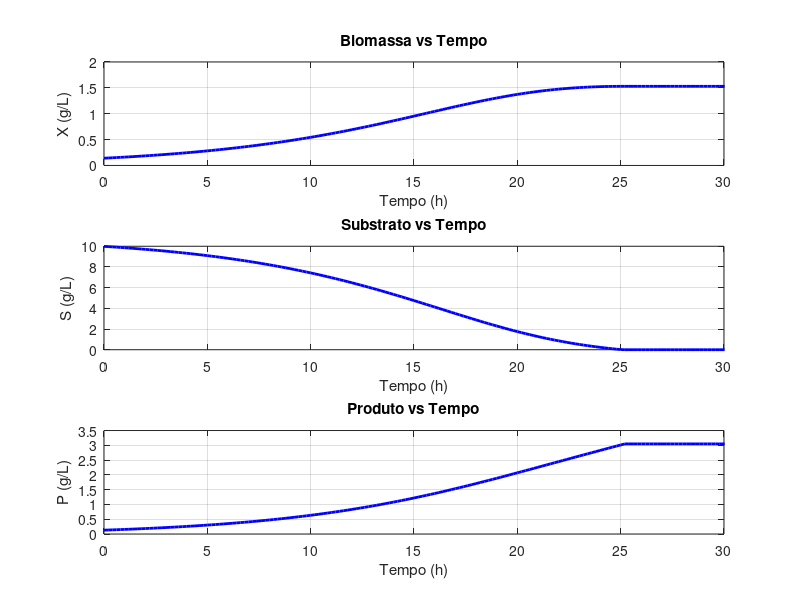
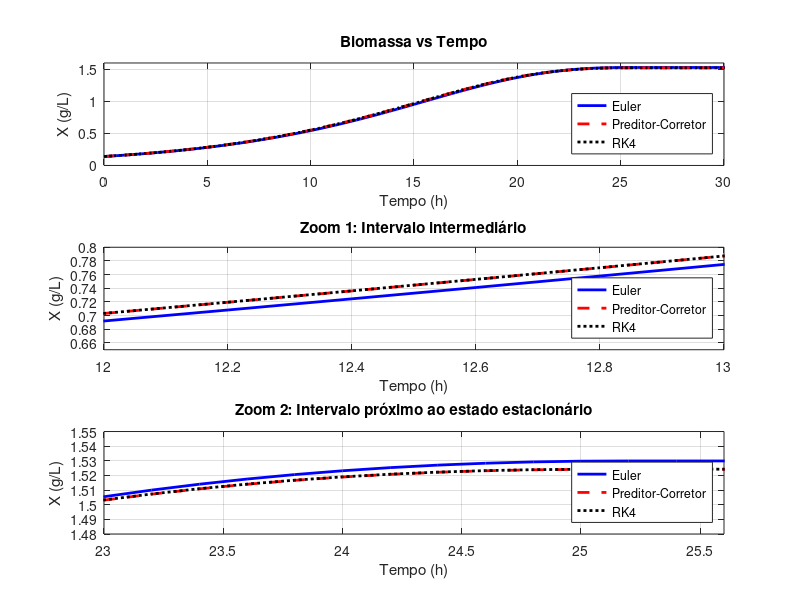
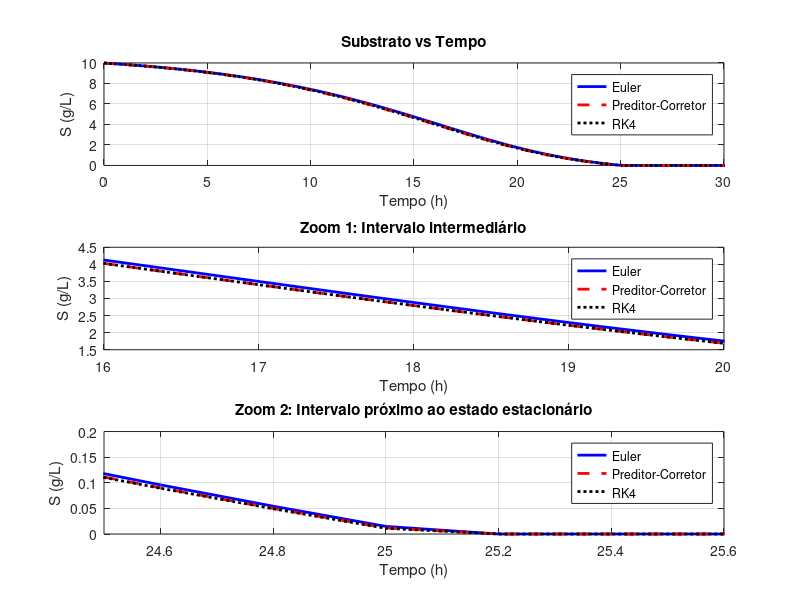
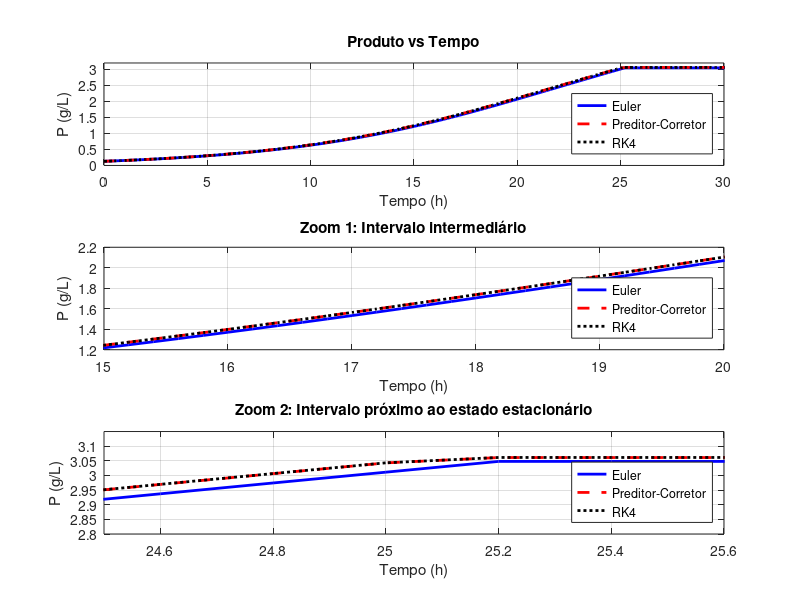

These figures' MATLAB source, in order:
clc; clear all; close all;
% ======================= Projeto 4 ======================== %
% Alunos:
  % Guilherme Henrique da Silva Baltazar - RA: 298888
  % Leonardo Aparecido Ferreira Souza - RA: 268932
% ========================================================== %

% ======================= Objetivo ========================= %
% Resolver o sistema de EDOs pelos métodos de Euler (E), Preditor-Corretor (PC) e Runge-Kutta de 4ª Ordem (RK4)
% ========================================================== %

% ======================== Início ========================== %
% Parâmetros:
tol = 1e-6;               % Tolerância
max_iter = 10000;         % Máximo de iterações para os métodos
h = 0.2;                  % Passo (h)

% Condições inicias:
X0 = 0.14; S0 = 9.99; P0 = 0.13;    % g/L
v0 = [X0; S0; P0];                  % Vetor de condição inicial
% ========================================================== %

% ======================== Modelo ========================== %
function dvdt = bioprocesso(t, v)
  % Dados iniciais para o modelo:
  um = 0.325;             % h-1
  Ks = 10.53; Ki = 105;   % g/L
  Y = 0.183;              % g/g de glicose
  m = 0.12; k2 = 0.12;    % g/g.h
  k1 = 0.36;              % g/g

  % Condições iniciais:
  X = v(1); S = v(2); P = v(3);     % g/L

  % Restrições:
  S = max(S, 0);          % A quantidade de substrato final não pode ser menor que zero (S_final => 0)
  X = max(X, 0);          % A quantidade de biomassa final não pode ser menor que zero (X_final => 0)

  % EDOs:
    % Avalia o cescimento para valores maiores ou iguais a zero de substrato e biomassa:
  if S > 0 && X > 0
    mi = um * (S/(S+Ks)) * (Ki/(Ki+S));   % Taxa de crescimento específico (mi)
  else
    mi = 0;                               % Crescimento nulo caso não tenha substrato ou biomassa (mi=0 se X<=0 e S<=0)
  endif

    % Avalia o consumo e produção para valores maiores ou iguais a zero de substrato e biomassa:
  if S > 0 && X > 0
    dxdt = X * mi;                        % Crescimento de Biomassa (X)
    dsdt = -X * ((1/Y)*mi + m);           % Consumo de Substrato (S)
    dpdt = X * (k1*mi + k2);              % Síntese de Produto (P)

    % Caso os valores de substrato ou biomassa cheguem a zero (estado estacionário):
  else
    dxdt = 0; dsdt = 0; dpdt = 0;
  endif

  % Retornando a solução do modelo:
  dvdt = [dxdt; dsdt; dpdt];
endfunction
% ========================================================== %

% ========================= Euler ========================== %
function [t, v, n_iter] = mEuler(dvdt, v0, h, tol, max_iter)
  % Condições iniciais:
  v(:,1) = v0; t(1) = 0;

  % Método de Euler:
  for i = 1:max_iter
    v_euler = v(:,i) + h * dvdt(t(i), v(:,i));

    % Calculando os próximos valores:
    v_euler = max(v_euler, 0);                % Aplica as restrições
    v(:,i+1) = v_euler; t(i+1) = t(i) + h;

    % Avalia a convergência:
    if i > 1
      erro = norm(v_euler - v(:,i))/norm(v(:,i));
      if erro < tol
        v = v(:,1:i+1); t = t(1:i+1); n_iter = i;
        return;
      endif
    endif
  endfor

  % Aviso caso o número máximo de iterações tenha sido atinjido:
  if n_iter == max_iter
    fprintf('Atingiu o máximo de iterações no método de Euler');
  endif
endfunction
% ========================================================== %

% =================== Preditor-Corretor ==================== %
function [t, v, n_iter] = mPC(dvdt, v0, h, tol, max_iter)
  % Condições iniciais:
  v(:,1) = v0; t(1) = 0;

  % Método Preditor-Corretor:
  for i = 1:max_iter
    % Cálculo do preditor:
    v_pred = v(:,i)+h * dvdt(t(i),v(:,i));

    % Cálculo do corretor:
    v_corretor = v(:,i)+(h/2) * (dvdt(t(i),v(:,i))+dvdt(t(i)+h,v_pred));

    % Calculando os próximos valores:
    v_corretor = max(v_corretor, 0);          % Aplica as restrições
    v(:,i+1) = v_corretor; t(i+1) = t(i) + h;

    % Avalia a convergência:
    if i > 1
      erro = norm(v_corretor - v(:,i))/norm(v(:,i));
      if erro < tol
        v = v(:,1:i+1); t = t(1:i+1); n_iter = i;
        return;
      endif
    endif
  endfor

  % Aviso caso o número máximo de iterações tenha sido atinjido:
  if n_iter == max_iter
    fprintf('Atingiu o máximo de iterações no método do Preditor-Corretor');
  endif
endfunction
% ========================================================== %

% ================= Runge-Kutta 4ª Ordem =================== %
function [t, v, n_iter] = mRK4(dvdt, v0, h, tol, max_iter)
  % Condições iniciais:
  v(:,1) = v0; t(1) = 0;

  % Método RK4:
  for i = 1:max_iter
    % Calculando as inclinações:
    k1 = dvdt(t(i), v(:,i));
    k2 = dvdt(t(i)+(h/2), v(:,i)+(h/2)*k1);
    k3 = dvdt(t(i)+(h/2), v(:,i)+(h/2)*k2);
    k4 = dvdt(t(i)+h, v(:,i)+h*k3);

    % Calculando a previsão final no fim do intervalo:
    v_rk = v(:,i) + (h/6) * (k1+(2*k2)+(2*k3)+k4);

    % Calculando os próximos valores:
    v_rk = max(v_rk, 0);                      % Aplica as restrições
    v(:,i+1) = v_rk; t(i+1) = t(i) + h;

    % Avalia a convergência:
    if i > 1
      erro = norm(v_rk - v(:,i))/norm(v(:,i));
      if erro < tol
        v = v(:,1:i+1); t = t(1:i+1); n_iter = i;
        return;
      endif
    endif
  endfor

  % Aviso caso o número máximo de iterações tenha sido atinjido:
  if n_iter == max_iter
    fprintf('Atingiu o máximo de iterações no método de RK4');
  endif
endfunction
% ========================================================== %

% ================== Respota do sistema ==================== %
fprintf('--- Análise das respostas do sistema ---\n');

% Definindo as variáveis resposta calculadas pelo método:
  % O uso do '@' faz com que a função 'bioprocesso' seja utilizada como 'âncora' para rodar os parâmetros em cada função de método
[t_e, v_e, ni_e] = mEuler(@bioprocesso, v0, h, tol, max_iter);
[t_pc, v_pc, ni_pc] = mPC(@bioprocesso, v0, h, tol, max_iter);
[t_rk, v_rk, ni_rk] = mRK4(@bioprocesso, v0, h, tol, max_iter);

% Método de Euler:
fprintf('--> Método de Euler:\n');
fprintf('- Tempo final: %.2f h\n', t_e(end));           % Mostra o tempo final (quando atinge o estado estacionário)
fprintf('- Número de iterações: %d\n', ni_e);           % Mostra o número total de iterações feitas pelo método
fprintf('- Concentrações finais:\n');
fprintf('  ¬Biomassa (X): %.6f g/L\n', v_e(1,end));     % Mostra a concentração final em estado estacionário de biomassa (X) no sistema
fprintf('  ¬Substrato (S): %.6f g/L\n', v_e(2,end));    % Mostra a concentração final em estado estacionário de substrato (S) no sistema
fprintf('  ¬Produto (P): %.6f g/L\n\n', v_e(3,end));    % Mostra a concentração final em estado estacionário de produto (P) no sistema

% Método do Preditor-Corretor:
fprintf('--> Método Preditor-Corretor:\n');
fprintf('- Tempo final: %.2f h\n', t_pc(end));
fprintf('- Número de iterações: %d\n', ni_pc);
fprintf('- Concentrações finais:\n');
fprintf('  ¬Biomassa (X): %.6f g/L\n', v_pc(1,end));
fprintf('  ¬Substrato (S): %.6f g/L\n', v_pc(2,end));
fprintf('  ¬Produto (P): %.6f g/L\n\n', v_pc(3,end));

% Método de Runge-Kutta de 4ª Ordem:
fprintf('--> Método Runge-Kutta 4ª Ordem:\n');
fprintf('- Tempo final: %.2f h\n', t_rk(end));
fprintf('- Número de iterações: %d\n', ni_rk);
fprintf('- Concentrações finais:\n');
fprintf('  ¬Biomassa (X): %.6f g/L\n', v_rk(1,end));
fprintf('  ¬Substrato (S): %.6f g/L\n', v_rk(2,end));
fprintf('  ¬Produto (P): %.6f g/L\n', v_rk(3,end));
% ========================================================== %

% =================== Erros relativos ====================== %
fprintf('\n--- Análise de erro relativo entre os métodos ---\n');
fprintf('(OBS: Não foi analisado o erro relativo de substrato (S) pois todos atingem o resultado final de 0 g/L)\n');

% Erro relativo entre o método de Euler e o método do Preditor-Corretor:
erro_relatX_EPC = abs((v_pc(1,end) - v_e(1,end))/v_pc(1,end));
erro_relatP_EPC = abs((v_pc(3,end) - v_e(3,end))/v_pc(3,end));

fprintf('\n--> Erro relativo entre o método de Euler e o método do Preditor-Corretor:\n');
fprintf('- Biomassa (X): %.6f%%\n', erro_relatX_EPC*100);
fprintf('- Produto (P): %.6f%%\n', erro_relatP_EPC*100);

% Erro relativo entre o método de Euler e o método de Runge-Kutta 4ª Ordem:
erro_relatX_ERK = abs((v_rk(1,end) - v_e(1,end))/v_rk(1,end));
erro_relatP_ERK = abs((v_rk(3,end) - v_e(3,end))/v_rk(3,end));

fprintf('\n--> Erro relativo entre o método de Euler e o método de RK4:\n');
fprintf('- Biomassa (X): %.6f%%\n', erro_relatX_ERK*100);
fprintf('- Produto (P): %.6f%%\n', erro_relatP_ERK*100);

% Erro relativo entre o método do Preditor-Corretor e o método de Runge-Kutta 4ª Ordem:
erro_relatX_PCRK = abs((v_rk(1,end) - v_pc(1,end))/v_rk(1,end));
erro_relatP_PCRK = abs((v_rk(3,end) - v_pc(3,end))/v_rk(3,end));

fprintf('\n--> Erro relativo entre o método do Preditor-Corretor e o método de RK4:\n');
fprintf('- Biomassa (X): %.6f%%\n', erro_relatX_PCRK*100);
fprintf('- Produto (P): %.6f%%\n', erro_relatP_PCRK*100);
% ========================================================== %

% ================== Ajuste dos gráficos =================== %
% Para melhor visualização do estado estacionário no gráfico, foi adicionado +5 horas no tempo final:
  % (tempo final = tempo onde se atingiu o estado estacionário)
t_extra = 5;                                    % Estende o tempo em 5 h
t_plot_euler = t_e(1):h:t_e(end)+t_extra;       % Usando o tempo final do método de Euler
t_plot_pc = t_pc(1):h:t_pc(end)+t_extra;        % Usando o tempo final do método do Preditor-Corretor
t_plot_rk = t_rk(1):h:t_rk(end)+t_extra;        % Usando o tempo final do método de RK4

% Repetindo os últimos valores para prolongar o estado estacionário:
v_e_plot = [v_e, repmat(v_e(:,end), 1, length(t_plot_euler)-length(t_e))];
v_pc_plot = [v_pc, repmat(v_pc(:,end), 1, length(t_plot_pc)-length(t_pc))];
v_rk_plot = [v_rk, repmat(v_rk(:,end), 1, length(t_plot_rk)-length(t_rk))];
% ========================================================== %

% ========= Gráfico 1: Método de Euler (Questão 1) ========= %
figure(1);

% Subplot 1 - Biomassa por tempo:
subplot(3,1,1);
plot(t_plot_euler, v_e_plot(1,:), 'b-', 'LineWidth', 2);
ylabel('X (g/L)');
xlabel('Tempo (h)');
title('Biomassa vs Tempo');
xlim([0 30]);                                                 % Limita os valores do eixo X
grid on;

% Subplot 2 - Substrato por tempo:
subplot(3,1,2);
plot(t_plot_euler, v_e_plot(2,:), 'b-', 'LineWidth', 2);
ylabel('S (g/L)');
xlabel('Tempo (h)');
title('Substrato vs Tempo');
xlim([0 30]);
grid on;

% Subplot 3 - Produto por tempo:
subplot(3,1,3);
plot(t_plot_euler, v_e_plot(3,:), 'b-', 'LineWidth', 2);
ylabel('P (g/L)');
xlabel('Tempo (h)');
title('Produto vs Tempo');
xlim([0 30]);
grid on;
% ========================================================== %

% ===== Gráfico 2: Comparação dos métodos (Questão 2) ====== %
% Plot 1 - Biomassa por tempo:
figure(2);

  % Subplot 1 - Completo:
subplot(3,1,1);
plot(t_plot_euler, v_e_plot(1,:), 'b-', 'LineWidth', 2);
hold on;
plot(t_plot_pc, v_pc_plot(1,:), 'r--', 'LineWidth', 2);
hold on;
plot(t_plot_rk, v_rk_plot(1,:), 'k:', 'LineWidth', 2);
hold on;
ylabel('X (g/L)');
xlabel('Tempo (h)');
title('Biomassa vs Tempo');
legend('Euler', 'Preditor-Corretor', 'RK4', 'Location', 'southeast');
ylim([0 1.6]); xlim([0 30]);                       % Limita os valores dos eixos
grid on;

  % Subplot 2 - Zoom 1 (meio da função):
subplot(3,1,2);
plot(t_plot_euler, v_e_plot(1,:), 'b-', 'LineWidth', 2);
hold on;
plot(t_plot_pc, v_pc_plot(1,:), 'r--', 'LineWidth', 2);
hold on;
plot(t_plot_rk, v_rk_plot(1,:), 'k:', 'LineWidth', 2);
hold on;
ylabel('X (g/L)');
xlabel('Tempo (h)');
title('Zoom 1: Intervalo intermediário');
legend('Euler', 'Preditor-Corretor', 'RK4', 'Location', 'southeast');
ylim([0.65 0.8]); xlim([12 13]);
grid on;

  % Subplot 3 - Zoom 2 (Perto do estado estacionário):
subplot(3,1,3);
plot(t_plot_euler, v_e_plot(1,:), 'b-', 'LineWidth', 2);
hold on;
plot(t_plot_pc, v_pc_plot(1,:), 'r--', 'LineWidth', 2);
hold on;
plot(t_plot_rk, v_rk_plot(1,:), 'k:', 'LineWidth', 2);
hold on;
ylabel('X (g/L)');
xlabel('Tempo (h)');
title('Zoom 2: Intervalo próximo ao estado estacionário');
legend('Euler', 'Preditor-Corretor', 'RK4', 'Location', 'southeast');
ylim([1.48 1.55]); xlim([23 25.6]);
grid on;

% Plot 2 - Substrato por tempo:
figure(3);

  % Subplot 1 - Completo:
subplot(3,1,1);
plot(t_plot_euler, v_e_plot(2,:), 'b-', 'LineWidth', 2);
hold on;
plot(t_plot_pc, v_pc_plot(2,:), 'r--', 'LineWidth', 2);
hold on;
plot(t_plot_rk, v_rk_plot(2,:), 'k:', 'LineWidth', 2);
hold on;
ylabel('S (g/L)');
xlabel('Tempo (h)');
title('Substrato vs Tempo');
legend('Euler', 'Preditor-Corretor', 'RK4');
xlim([0 30]);
grid on;

  % Subplot 2 - Zoom 1 (meio da função):
subplot(3,1,2);
plot(t_plot_euler, v_e_plot(2,:), 'b-', 'LineWidth', 2);
hold on;
plot(t_plot_pc, v_pc_plot(2,:), 'r--', 'LineWidth', 2);
hold on;
plot(t_plot_rk, v_rk_plot(2,:), 'k:', 'LineWidth', 2);
hold on;
ylabel('S (g/L)');
xlabel('Tempo (h)');
title('Zoom 1: Intervalo intermediário');
legend('Euler', 'Preditor-Corretor', 'RK4');
ylim([1.5 4.5]); xlim([16 20]);
grid on;

  % Subplot 3 - Zoom 2 (Perto do estado estacionário):
subplot(3,1,3);
plot(t_plot_euler, v_e_plot(2,:), 'b-', 'LineWidth', 2);
hold on;
plot(t_plot_pc, v_pc_plot(2,:), 'r--', 'LineWidth', 2);
hold on;
plot(t_plot_rk, v_rk_plot(2,:), 'k:', 'LineWidth', 2);
hold on;
ylabel('S (g/L)');
xlabel('Tempo (h)');
title('Zoom 2: Intervalo próximo ao estado estacionário');
legend('Euler', 'Preditor-Corretor', 'RK4');
ylim([0 0.2]); xlim([24.5 25.6]);
grid on;

% Plot 3 - Produto por tempo:
figure(4);

  % Subplot 1 - Completo:
subplot(3,1,1);
plot(t_plot_euler, v_e_plot(3,:), 'b-', 'LineWidth', 2);
hold on;
plot(t_plot_pc, v_pc_plot(3,:), 'r--', 'LineWidth', 2);
hold on;
plot(t_plot_rk, v_rk_plot(3,:), 'k:', 'LineWidth', 2);
hold on;
ylabel('P (g/L)');
xlabel('Tempo (h)');
title('Produto vs Tempo');
legend('Euler', 'Preditor-Corretor', 'RK4', 'Location', 'southeast');
ylim([0 3.2]); xlim([0 30]);
grid on;

  % Subplot 2 - Zoom 1 (meio da função):
subplot(3,1,2);
plot(t_plot_euler, v_e_plot(3,:), 'b-', 'LineWidth', 2);
hold on;
plot(t_plot_pc, v_pc_plot(3,:), 'r--', 'LineWidth', 2);
hold on;
plot(t_plot_rk, v_rk_plot(3,:), 'k:', 'LineWidth', 2);
hold on;
ylabel('P (g/L)');
xlabel('Tempo (h)');
title('Zoom 1: Intervalo intermediário');
legend('Euler', 'Preditor-Corretor', 'RK4', 'Location', 'southeast');
ylim([1.2 2.2]); xlim([15 20]);
grid on;

  % Subplot 3 - Zoom 2 (Perto do estado estacionário):
subplot(3,1,3);
plot(t_plot_euler, v_e_plot(3,:), 'b-', 'LineWidth', 2);
hold on;
plot(t_plot_pc, v_pc_plot(3,:), 'r--', 'LineWidth', 2);
hold on;
plot(t_plot_rk, v_rk_plot(3,:), 'k:', 'LineWidth', 2);
hold on;
ylabel('P (g/L)');
xlabel('Tempo (h)');
title('Zoom 2: Intervalo próximo ao estado estacionário');
legend('Euler', 'Preditor-Corretor', 'RK4', 'Location', 'southeast');
ylim([2.8 3.15]); xlim([24.5 25.6]);
grid on;
% ========================================================== %

% =========== Análise de sensibilidade: Ajustes ============ %
% Para as análises de sensibilidade, foi utilizado o método de RK4.
% Para melhor visualização do estado estacionário no gráfico, foi adicionado +5 horas no tempo final:
  % (tempo final = tempo onde se atingiu o estado estacionário)
t_extra = 5;              % (h)
% ========================================================== %

% == Sensibilidade: Variando o Substrato (S) (Questão 3a) == %
fprintf('\n--- Análise de Sensibilidade 1 - Variação do Substrato inicial (S0) ---\n')

% Definindo os valores de variação:
S0_var = [10, 20, 30];    % g/L
fprintf('(Intervalos analisados para S0: 10.0, 20.0 e 30.0 g/L)\n');

% Estrutura do gráfico e solução:
figure(5);

for i = 1:length(S0_var)
  % Condição inicial nova:
  v0_sens1 = [X0; S0_var(i); P0];

  % Resolvendo por RK4 com os valores novos:
  [t_sens1, v_sens1, ni_sens1] = mRK4(@bioprocesso, v0_sens1, h, tol, max_iter);

  % Adicionando o tempo extrar para melhor visualizar o estado estacionário:
  t_plot_sens1 = t_sens1(1):h:t_sens1(end)+t_extra;
  v_sens1_plot = [v_sens1, repmat(v_sens1(:,end), 1, length(t_plot_sens1)-length(t_sens1))];

  % Subplot 1 - Biomassa:
  subplot(3,1,1);
  plot(t_plot_sens1, v_sens1_plot(1,:), 'LineWidth', 2, 'DisplayName', sprintf('S0 = %.1f g/L', S0_var(i)));
  hold on;
  ylabel('X (g/L)');
  xlabel('Tempo (h)');
  title('Biomassa vs Tempo');
  legend('Location', 'northwest');
  xlim([0 30.2]);
  grid on;

  % Subplot 2 - Substrato:
  subplot(3,1,2);
  plot(t_plot_sens1, v_sens1_plot(2,:), 'LineWidth', 2, 'DisplayName', sprintf('S0 = %.1f g/L', S0_var(i)));
  hold on;
  ylabel('S (g/L)');
  xlabel('Tempo (h)');
  title('Substrato vs Tempo');
  legend();
  xlim([0 30.2]);
  grid on;

  % Subplot 3 - Produto:
  subplot(3,1,3);
  plot(t_plot_sens1, v_sens1_plot(3,:), 'LineWidth', 2, 'DisplayName', sprintf('S0 = %.1f g/L', S0_var(i)));
  hold on;
  ylabel('P (g/L)');
  xlabel('Tempo (h)');
  title('Produto vs Tempo');
  legend('Location', 'northwest');
  xlim([0 30.2]);
  grid on;

  % Apresentando os resultados finais para cada caso:
  fprintf('\n--> Aplicando S0 = %.1f g/L:\n', S0_var(i));
  fprintf('- Tempo final: %.2f h\n', t_sens1(end));
  fprintf('- Número de iterações: %d\n', ni_sens1);
  fprintf('- Concentrações finais:\n');
  fprintf('  ¬Biomassa (X): %.6f g/L\n', v_sens1(1,end));
  fprintf('  ¬Substrato (S): %.6f g/L\n', v_sens1(2,end));
  fprintf('  ¬Produto (P): %.6f g/L\n', v_sens1(3,end));
endfor
% ========================================================== %

% == Sensibilidade: Variando a Biomassa (X) (Questão 3b) === %
fprintf('\n--- Análise de Sensibilidade 2 - Variação da Biomassa inicial (X0) ---\n')

% Definindo os valores de variação:
X0_var = [0.15, 0.5, 1];   % g/L
fprintf('(Intervalos analisados para X0: 0.15, 0.50 e 1.00 g/L)\n');

% Estrutura do gráfico e solução:
figure(6);

for i = 1:length(X0_var)
  % Condição inicial nova:
  v0_sens2 = [X0_var(i); S0; P0];

  % Resolvendo por RK4 com os valores novos:
  [t_sens2, v_sens2, ni_sens2] = mRK4(@bioprocesso, v0_sens2, h, tol, max_iter);

  % Adicionando o tempo extrar para melhor visualizar o estado estacionário:
  t_plot_sens2 = t_sens2(1):h:t_sens2(end)+t_extra;
  v_sens2_plot = [v_sens2, repmat(v_sens2(:,end), 1, length(t_plot_sens2)-length(t_sens2))];

  % Subplot 1 - Biomassa:
  subplot(3,1,1);
  plot(t_plot_sens2, v_sens2_plot(1,:), 'LineWidth', 2, 'DisplayName', sprintf('X0 = %.2f g/L', X0_var(i)));
  hold on;
  ylabel('X (g/L)');
  xlabel('Tempo (h)');
  title('Biomassa vs Tempo');
  legend('Location', 'southeast');
  xlim([0 29]);
  grid on;

  % Subplot 2 - Substrato:
  subplot(3,1,2);
  plot(t_plot_sens2, v_sens2_plot(2,:), 'LineWidth', 2, 'DisplayName', sprintf('X0 = %.2f g/L', X0_var(i)));
  hold on;
  ylabel('S (g/L)');
  xlabel('Tempo (h)');
  title('Substrato vs Tempo');
  legend();
  xlim([0 29]);
  grid on;

  % Subplot 3 - Produto:
  subplot(3,1,3);
  plot(t_plot_sens2, v_sens2_plot(3,:), 'LineWidth', 2, 'DisplayName', sprintf('X0 = %.2f g/L', X0_var(i)));
  hold on;
  ylabel('P (g/L)');
  xlabel('Tempo (h)');
  title('Produto vs Tempo');
  legend('Location', 'southeast');
  xlim([0 29]);
  grid on;

  % Apresentando os resultados finais para cada caso:
  fprintf('\n--> Aplicando X0 = %.2f g/L:\n', X0_var(i));
  fprintf('- Tempo final: %.2f h\n', t_sens2(end));
  fprintf('- Número de iterações: %d\n', ni_sens2);
  fprintf('- Concentrações finais:\n');
  fprintf('  ¬Biomassa (X): %.6f g/L\n', v_sens2(1,end));
  fprintf('  ¬Substrato (S): %.6f g/L\n', v_sens2(2,end));
  fprintf('  ¬Produto (P): %.6f g/L\n', v_sens2(3,end));
endfor
% ========================================================== %

